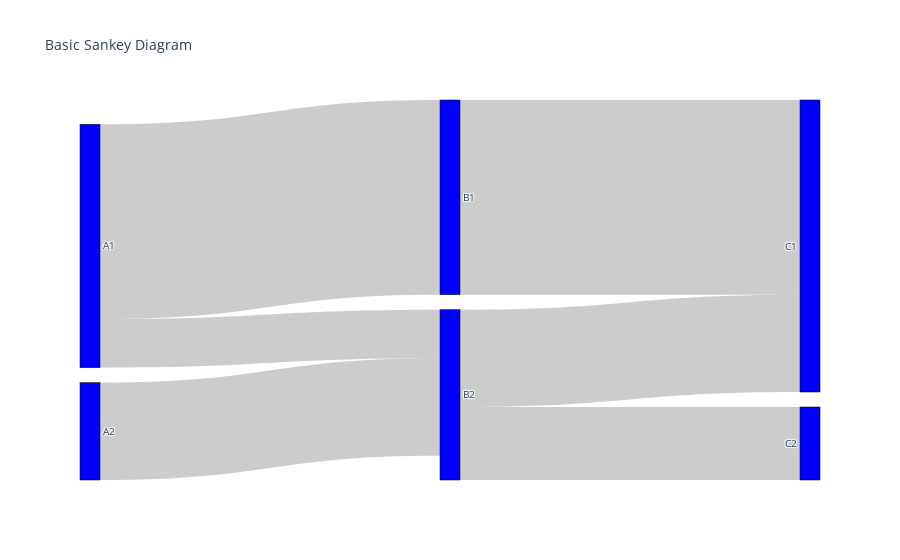

The notebook cell saved with this chart:
### Markdown cell above
## other

### Code cell
import plotly.graph_objects as go

fig = go.Figure(data=[go.Sankey(
    node = dict(
      pad = 15,
      thickness = 20,
      line = dict(color = "black", width = 0.5),
      label = ["A1", "A2", "B1", "B2", "C1", "C2"],
      color = "blue"
    ),
    link = dict(
      source = [0, 1, 0, 2, 3, 3],
      target = [2, 3, 3, 4, 4, 5],
      value = [8, 4, 2, 8, 4, 3],
      hovercolor=["midnightblue", "lightskyblue", "gold", "mediumturquoise", "lightgreen", "cyan"],
  ))])

fig.update_layout(title_text="Basic Sankey Diagram", font_size=10)
fig.show()

### Figure 1 — Plotly figure (JSON) as saved in the notebook; plotly's stock layout.template omitted (floating-point values rounded to 4 significant figures)
{"data": [{"link": {"hovercolor": ["midnightblue", "lightskyblue", "gold", "mediumturquoise", "lightgreen", "cyan"], "source": [0, 1, 0, 2, 3, 3], "target": [2, 3, 3, 4, 4, 5], "value": [8, 4, 2, 8, 4, 3]}, "node": {"color": "blue", "label": ["A1", "A2", "B1", "B2", "C1", "C2"], "line": {"color": "black", "width": 0.5}, "pad": 15, "thickness": 20}, "type": "sankey"}], "layout": {"font": {"size": 10}, "title": {"text": "Basic Sankey Diagram"}}}
